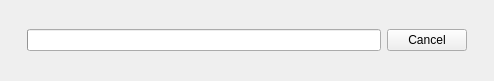
<?xml version="1.0" encoding="UTF-8"?>
<ui version="4.0">
 <class>WearableProgressWidget</class>
 <widget class="QWidget" name="WearableProgressWidget">
  <property name="geometry">
   <rect>
    <x>0</x>
    <y>0</y>
    <width>494</width>
    <height>81</height>
   </rect>
  </property>
  <layout class="QHBoxLayout" name="horizontalLayout">
   <item>
    <widget class="QnPanel" name="progressPanel" native="true">
     <layout class="QHBoxLayout" name="horizontalLayout_2">
      <property name="leftMargin">
       <number>16</number>
      </property>
      <property name="topMargin">
       <number>16</number>
      </property>
      <property name="rightMargin">
       <number>16</number>
      </property>
      <property name="bottomMargin">
       <number>16</number>
      </property>
      <item>
       <widget class="QProgressBar" name="uploadProgressBar"/>
      </item>
      <item>
       <widget class="QPushButton" name="cancelButton">
        <property name="text">
         <string>Cancel</string>
        </property>
       </widget>
      </item>
     </layout>
    </widget>
   </item>
  </layout>
 </widget>
 <customwidgets>
  <customwidget>
   <class>QnPanel</class>
   <extends>QWidget</extends>
   <header location="global">ui/widgets/common/panel.h</header>
   <container>1</container>
  </customwidget>
 </customwidgets>
 <resources/>
 <connections/>
</ui>
